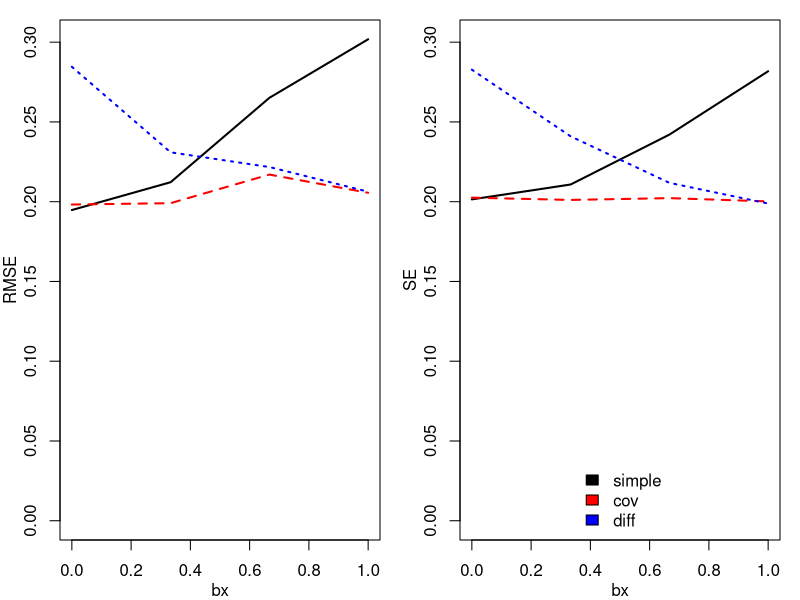

This figure's R source:
N<-100
sd.error<-1

tab<-list()
for (b.x in seq(0,1,length.out=4)) { #b.x is covariate effect
    print(b.x)
    b.t<-sort(runif(250)) #b.t is treatment effect
    #
    out<-list()
    for (i in 1:length(b.t)) {
        x<-rnorm(N) #covariate
        t<-rbinom(N,1,.5) #treatment status; note independence from x
        y<-b.x*x+b.t[i]*t+rnorm(N,sd=sd.error)
        m1<-lm(y~t)
        s1<-summary(m1)$coef[2,]
        m2<-lm(y~t+x)
        s2<-summary(m2)$coef[2,]
        m3<-lm(y-x~t)
        s3<-summary(m3)$coef[2,]
        out[[i]]<-rbind(s1,s2,s3)
    }
    z<-list()
    for (i in 1:3) z[[i]]<-sapply(out,function(x) x[i,1])
    rmse<-function(x,y) sqrt(mean((x-y)^2))
    err<-list()
    for (i in 1:3) err[[i]]<-rmse(b.t,z[[i]]) #error of estimate
    ##
    for (i in 1:3) z[[i]]<-sapply(out,function(x) x[i,2])
    prec<-lapply(z,mean) #SE of estimate
    ##
    tab[[as.character(b.x)]]<-cbind(unlist(err),unlist(prec))
}

par(mfcol=c(1,2),mgp=c(2,1,0),mar=c(3,3,1,1))
yl<-c(0,max(unlist(tab)))
cols<-c("black","red","blue")
##
z1<-sapply(tab,function(x) x[,1])
plot(NULL,xlim=0:1,ylim=yl,xlab='bx',ylab='RMSE')
bx<-as.numeric(names(tab))
for (i in 1:3) lines(bx,z1[i,],col=cols[i],lwd=2,lty=i)
##
z1<-sapply(tab,function(x) x[,2])
plot(NULL,xlim=0:1,ylim=yl,xlab='bx',ylab='SE')
for (i in 1:3) lines(bx,z1[i,],col=cols[i],lwd=2,lty=i)
legend("bottom",bty='n',fill=cols,c("simple","cov","diff"))





